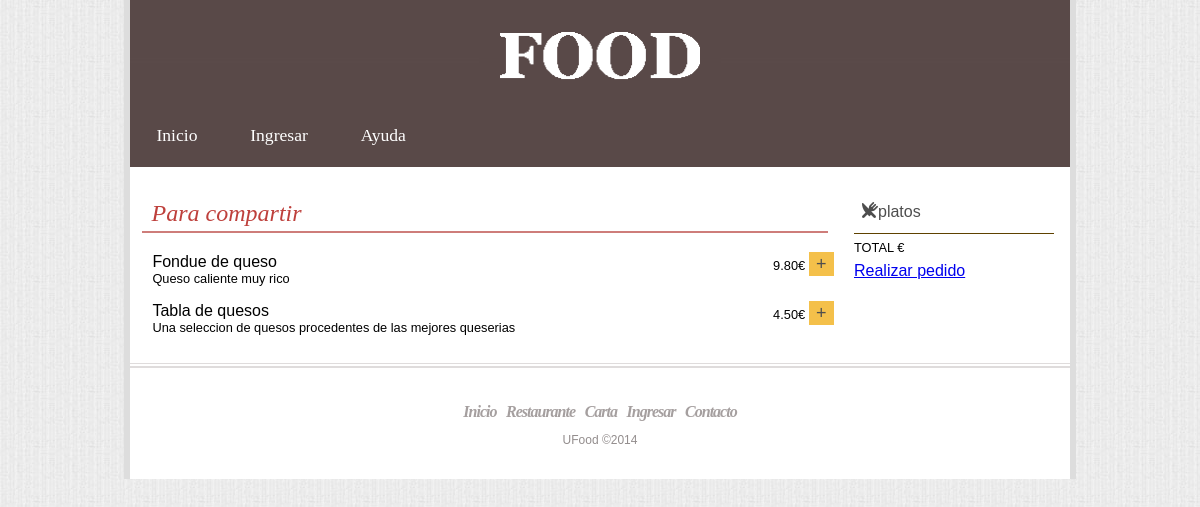
The page /restaurante/quesito-bailon/carta/ on the database its author committed.
### restaurante/models.py (models this page shows)
class Plato(models.Model):
	nombre = models.CharField(max_length=50)
	descripcion = models.CharField(max_length=200)
	precio = models.DecimalField(max_digits=5, decimal_places=2)
	restaurante = models.ForeignKey(Restaurante)
	seccion = models.ForeignKey(Seccion)
	orden = models.PositiveIntegerField()
	def __unicode__(self):
		return self.nombre
	class Meta:
		verbose_name = 'Plato'
		verbose_name_plural = 'Platos'

class Seccion(models.Model):
	seccion = models.CharField(max_length=100)
	restaurante = models.ForeignKey(Restaurante)
	orden = models.PositiveIntegerField()
	def __unicode__(self):
		return "%s - %s" % (self.restaurante.nombre, self.seccion)
	class Meta:
		verbose_name=u'Seccion'
		verbose_name_plural = u'Secciones'

### restaurante/views.py (the view)
# urls.py: url(r'^restaurante/(?P<slug>[a-zA-Z0-9-]+)/carta/$', CartaListView.as_view()),
class CartaListView(ListView):
    template_name = "restaurante/carta.html"
    context_object_name = "platos"
    def get_queryset(self):
        return get_list_or_404(Plato, restaurante__slug=self.kwargs['slug'])
    def get_context_data(self, **kwargs):
        context = super(CartaListView, self).get_context_data(**kwargs)
        context['cart'] = Cart(self.request.session)
        return context

### restaurante/templates/restaurante/carta.html (shortened to what this page needs)
{% extends "base.html" %}

### restaurante/templates/base.html (shortened to what this page needs)
{% spaceless %}
{% load static %}
{% endspaceless %}

### rows shown on the page
Plato: seccion+nombre+descripcion (picture), seccion+nombre+descripcion "Inicio Ingresar Ayuda platos TOTAL € Realizar pedido Para compartir Fondue de queso Queso caliente muy rico 9.80 € + Tabla de quesos Una seleccion de quesos procedentes de las mejores queserias 4.50 € + Inicio Restaurante Carta Ingresar Contacto UFood ©2014"
